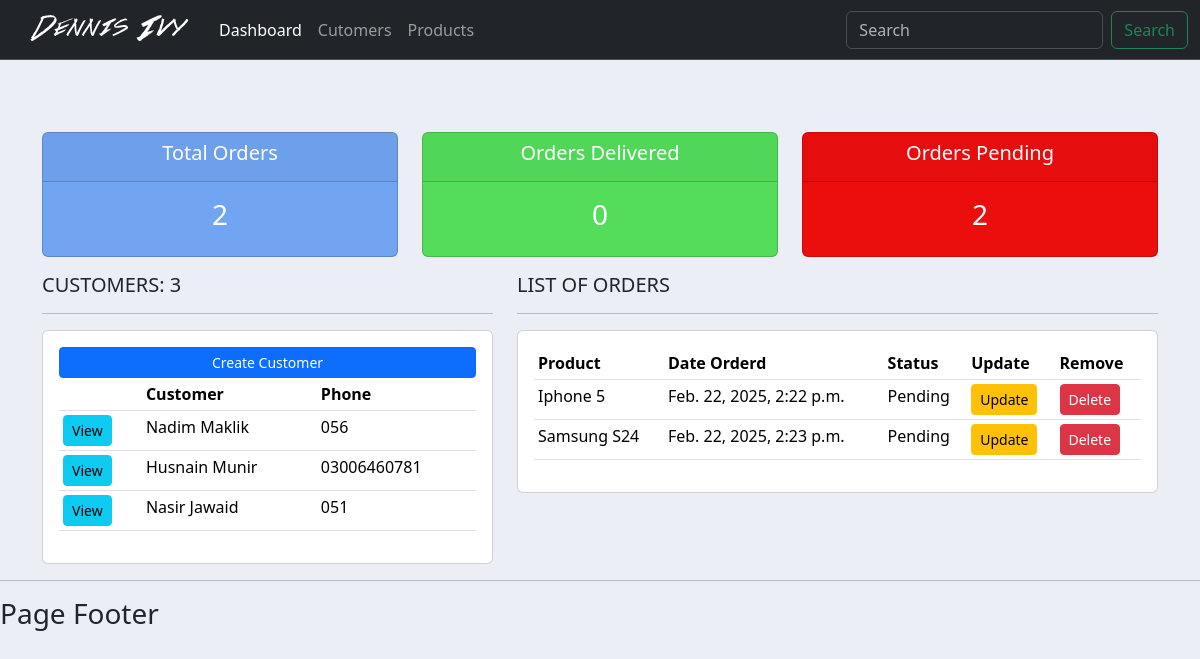
The app's page /, older data.
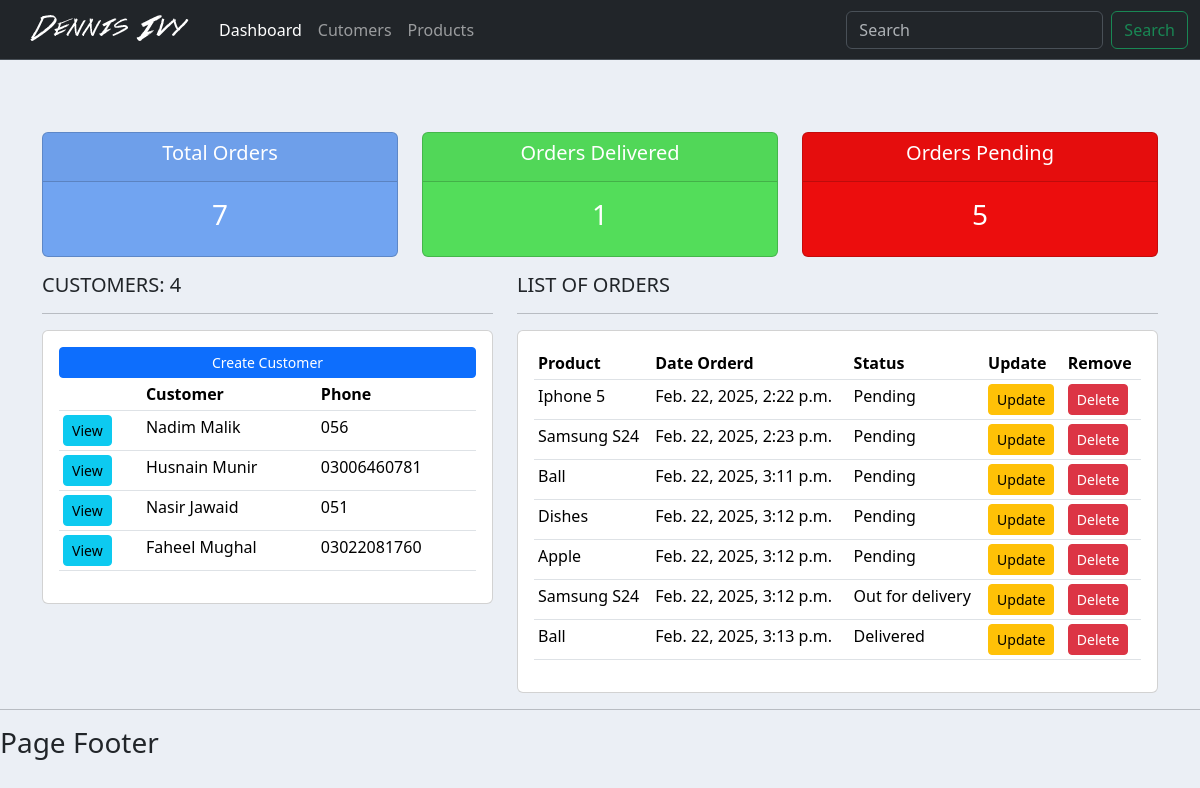
The same page, newer data.
### accounts/models.py (models this page shows, shortened)
class Customer(models.Model):
	name = models.CharField(max_length=200, null=True)
	phone = models.CharField(max_length=18, null=True)
	email = models.EmailField(max_length=50, null=True)
	date_created = models.DateField(auto_now_add=True, null=True)

class Order(models.Model):
	STATUS = (
			('Pending', 'Pending'),
			('Out for delivery', 'Out for delivery'),
			('Delivered', 'Delivered'),
			)
	customer = models.ForeignKey(Customer, on_delete= models.SET_NULL, null=True)
	product = models.ForeignKey(Product, on_delete= models.SET_NULL, null=True)
	date_created = models.DateTimeField(auto_now_add=True, null=True, blank=True)
	status = models.CharField(max_length=200, null=True, choices=STATUS)
	note = models.CharField(max_length=200, null=True, blank=True)

class Product(models.Model):
	CATEGORY = (
			('Indoor', 'Indoor'),
			('Out Door', 'Out Door'),
			)
	name = models.CharField(max_length=200, null=True) # null=True with this we get error
	price = models.FloatField(null=True)
	category = models.CharField(max_length=200, null=True, choices=CATEGORY)
	description = models.TextField(max_length=500, blank=True)
	date_created = models.DateTimeField(auto_now_add=True, null=True, blank=True)
	tags = models.ManyToManyField(Tag)
	def __str__(self):
		return self.name

### accounts/views.py (the view)
# urls.py: path('',views.home, name='home'),
def home(request):
    orders = Order.objects.all()
    customers = Customer.objects.all()
    total_customers = customers.count()
    total_orders = orders.count()
    delivered = orders.filter(status = 'Delivered').count()
    pending = orders.filter(status = 'Pending').count()
    context = {'orders': orders, 'customers': customers,
               'total_customers': total_customers, 'total_orders': total_orders,
               'delivered': delivered, 'pending': pending}
    return render(request, 'accounts/dashboard.html', context)

### templates/accounts/dashboard.html (shortened to what this page needs)
{% extends "base.html" %}
{% block content %}
<div class='container mt-5'>
    {% include "accounts/status.html" %}
<div class="row">
	<div class="col-md-5">
		<h5>CUSTOMERS: {{total_customers}} </h5>
		<hr>
		<div class="card card-body">
			<a class="btn btn-primary  btn-sm btn-block" href="new_customer">Create Customer</a>
			<table class="table table-sm">
				<tr>
					<th></th>
					<th>Customer</th>
					<th>Phone</th>
				</tr>
				{% for customer in customers %}
					<tr>
						<td><a href="{% url 'customer' customer.id %}" class="btn btn-sm btn-info">View</a></td>
						<td>{{customer.name}}</td>
						<td>{{customer.phone}}</td>
					</tr>
				{% endfor %}
			</table>
		</div>
	</div>
	<div class="col-md-7">
		<h5>LIST OF ORDERS</h5>
		<hr>
		<div class="card card-body">
			<table class="table table-sm">
				<tr>
					<th>Product</th>
					<th>Date Orderd</th>
					<th>Status</th>
					<th>Update</th>
					<th>Remove</th>
				</tr>
				{% for order in orders %}
					<tr>
						<td>{{order.product}}</td>
						<td>{{order.date_created}}</td>
						<td>{{order.status}}</td>
						<td><a class="btn btn-sm btn-warning" href="{%url 'update_order' order.id%}">Update</a></td>
						<td><a class="btn btn-sm btn-danger" href="{%url 'delete_order' order.id%}">Delete</a></td>
					</tr>
				{% endfor %}
			</table>
		</div>
	</div>
</div>
{% endblock content %}

Row changes from the older to the newer data that the page shows:
changed Customer: name "Nadim Maklik" → "Nadim Malik"
added Customer: name "Faheel Mughal", phone "03022081760"
added Order: product "Ball", date_created "Feb. 22, 2025, 3:11 p.m.", status "Pending"
added Order: product "Dishes", date_created "Feb. 22, 2025, 3:12 p.m.", status "Pending"
added Order: product "Apple", date_created "Feb. 22, 2025, 3:12 p.m.", status "Pending"
added Order: product "Samsung S24", date_created "Feb. 22, 2025, 3:12 p.m.", status "Out for delivery"
added Order: product "Ball", date_created "Feb. 22, 2025, 3:13 p.m.", status "Delivered"
Text that changed along with them:
{{ total_orders }}: "2" → "7"
{{ delivered }}: "0" → "1"
{{ pending }}: "2" → "5"
{{ total_customers }}: "3" → "4"
